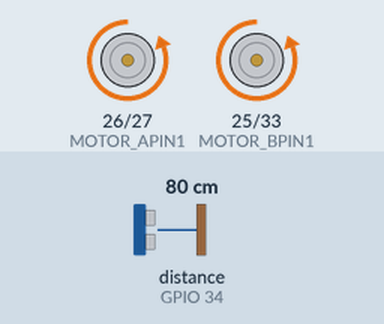
Bench run of a sketch on a simulated ESP32. Parts: motor-driver pin pairs drawn as motors (green arrow = first pin HIGH = forward, orange = second pin HIGH = backward, longer = more drive, scaled by the enable pin). Wiring (inferred from the names in the program): ultrasonic range finder: trigger GPIO 13; echo GPIO 34. Inputs (shaded band) come from the test bench; at power-on: distance to the obstacle (sensor on GPIO 34) 80 cm. The echo pulse lasts 58.3 µs per cm; WiFi joins after 1.5 s; servers stay silent unless stated; what the sketch prints to the serial monitor is not drawn.

Above: at 2.7 s.
2.8 s: distance to the obstacle (sensor on GPIO 34) set to 12 cm
4.3 s: distance to the obstacle (sensor on GPIO 34) set to 9 cm
At 5.3 s:
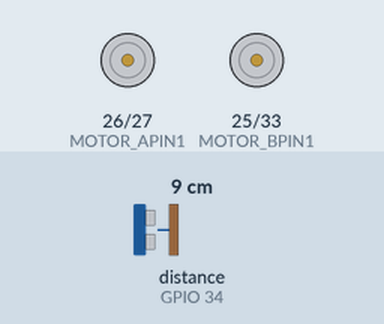
5.8 s: distance to the obstacle (sensor on GPIO 34) set to 18 cm
At 6.8 s:
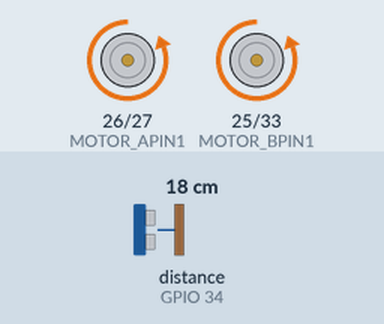
7.6 s: distance to the obstacle (sensor on GPIO 34) set to 2 cm
At 8.6 s:
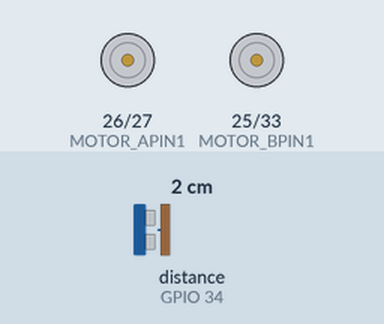
Timing chart, 0 to 10.1 s (numbered marks = the images above; inputs shaded):
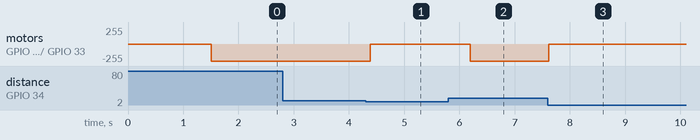

The sketch:

robot.ino
```cpp
#include <WiFi.h>
#include <HTTPClient.h>

#define TRIG_PIN 13
#define ECHO_PIN 34
#define SOUND_SPEED 0.034  // cm/µs
#define MOTOR_APIN1 26
#define MOTOR_APIN2 27
#define MOTOR_BPIN1 25
#define MOTOR_BPIN2 33
#define ENABLE1_PIN 14
#define ENABLE2_PIN 32

// WiFi Credentials
const char* apSSID = "GestureRobotNetwork";
const char* apPassword = "RobotControl123";

// Server URL
const String serverUrl = "http://192.168.4.1";

// Task Handles
TaskHandle_t ultrasonicTaskHandle;
TaskHandle_t flexSensorTaskHandle;

// Global Variables
long duration;
float distanceCm;
HTTPClient http;

void setup() {
  Serial.begin(115200);

  // Motor pins setup
  pinMode(MOTOR_APIN1, OUTPUT);
  pinMode(MOTOR_APIN2, OUTPUT);
  pinMode(MOTOR_BPIN1, OUTPUT);
  pinMode(MOTOR_BPIN2, OUTPUT);
  pinMode(ENABLE1_PIN, OUTPUT);
  pinMode(ENABLE2_PIN, OUTPUT);

  // Ultrasonic sensor pins setup
  pinMode(TRIG_PIN, OUTPUT);
  pinMode(ECHO_PIN, INPUT);

  // Connect to WiFi Access Point
  WiFi.begin(apSSID, apPassword);
  while (WiFi.status() != WL_CONNECTED) {
    delay(500);
    Serial.print(".");
  }
  Serial.println("\nConnected to WiFi!");

  // Create FreeRTOS tasks
  xTaskCreatePinnedToCore(ultrasonicTask, "Ultrasonic Task", 10000, NULL, 1, &ultrasonicTaskHandle, 0); // Higher priority
  xTaskCreatePinnedToCore(flexSensorTask, "Flex Sensor Task", 10000, NULL, 2, &flexSensorTaskHandle, 1); // Lower priority
}

void ultrasonicTask(void* parameter) {
  Serial.println("Ultrasonic Task running...");

  for (;;) {
    // Measure distance using ultrasonic sensor
    digitalWrite(TRIG_PIN, LOW);
    delayMicroseconds(2);
    digitalWrite(TRIG_PIN, HIGH);
    delayMicroseconds(10);
    digitalWrite(TRIG_PIN, LOW);

    duration = pulseIn(ECHO_PIN, HIGH);
    distanceCm = duration * SOUND_SPEED / 2;

    if (distanceCm < 10) {
      // Obstacle detected, stop motors and suspend the flex sensor task
      stopMotors();
      Serial.println("Obstacle detected! Stopping motors.");
      vTaskSuspend(flexSensorTaskHandle);  // Suspend Flex Sensor Task
    } else {
      // No obstacle, resume flex sensor task if suspended
      if (eTaskGetState(flexSensorTaskHandle) == eSuspended) {
        Serial.println("No obstacle, resuming Flex Sensor Task.");
        vTaskResume(flexSensorTaskHandle);  // Resume Flex Sensor Task
      }
      moveForward();  // Move forward if no obstacle
    }

    // Wait for 100ms before checking again
    vTaskDelay(pdMS_TO_TICKS(100));
  }
}

void flexSensorTask(void* parameter) {
  Serial.println("Flex Sensor Task running...");

  for (;;) {
    // Get command from the server
    String command = getCommandFromServer();
    if (!command.isEmpty()) {
      Serial.println(command);
      processCommand(command);
    }

    // Wait for 200ms
    vTaskDelay(pdMS_TO_TICKS(200));
  }
}

String getCommandFromServer() {
  String fullUrl = serverUrl + "/move";
  http.begin(fullUrl);
  int httpResponseCode = http.GET();
  String command = "";

  if (httpResponseCode > 0) {
    command = http.getString();
  }
  http.end();

  return command;
}

void processCommand(String command) {
  stopMotors();
  if (command == "FORWARD") {
    moveForward();
  } else if (command == "BACKWARD") {
    moveBackward();
  } else if (command == "LEFT") {
    turnLeft();
  } else if (command == "RIGHT") {
    turnRight();}
  // } else if (command == "STOP") {
  //   Serial.println("yo");
  //   stopMotors();
  // }
}

void moveForward() {
  digitalWrite(ENABLE1_PIN, HIGH);
  digitalWrite(ENABLE2_PIN, HIGH);
  digitalWrite(MOTOR_APIN1, LOW);
  digitalWrite(MOTOR_APIN2, HIGH);
  digitalWrite(MOTOR_BPIN1, LOW);
  digitalWrite(MOTOR_BPIN2, HIGH);
}

void moveBackward() {
  digitalWrite(ENABLE1_PIN, HIGH);
  digitalWrite(ENABLE2_PIN, HIGH);
  digitalWrite(MOTOR_APIN1, HIGH);
  digitalWrite(MOTOR_APIN2, LOW);
  digitalWrite(MOTOR_BPIN1, HIGH);
  digitalWrite(MOTOR_BPIN2, LOW);
}

void turnLeft() {
  digitalWrite(ENABLE1_PIN, HIGH);
  digitalWrite(ENABLE2_PIN, HIGH);
  digitalWrite(MOTOR_APIN1, LOW);
  digitalWrite(MOTOR_APIN2, HIGH);
  digitalWrite(MOTOR_BPIN1, HIGH);
  digitalWrite(MOTOR_BPIN2, LOW);
}

void turnRight() {
  digitalWrite(ENABLE1_PIN, HIGH);
  digitalWrite(ENABLE2_PIN, HIGH);
  digitalWrite(MOTOR_APIN1, HIGH);
  digitalWrite(MOTOR_APIN2, LOW);
  digitalWrite(MOTOR_BPIN1, LOW);
  digitalWrite(MOTOR_BPIN2, HIGH);
}

void stopMotors() {
  digitalWrite(ENABLE1_PIN, HIGH);
  digitalWrite(ENABLE2_PIN, HIGH);
  digitalWrite(MOTOR_APIN1, LOW);
  digitalWrite(MOTOR_APIN2, LOW);
  digitalWrite(MOTOR_BPIN1, LOW);
  digitalWrite(MOTOR_BPIN2, LOW);
  delay(500);
}

void loop() {
  // Empty because FreeRTOS manages the tasks
}
```

Measured:
- the behaviour switches between 11 and 10 cm on distance to the obstacle (sensor on GPIO 34) (found by bisection; images 0 and 1)
- after the input at 2.8 s, every drawn part: stays the same
- after the input at 4.3 s, motor on GPIO 26 (MOTOR_APIN1) / GPIO 27 (MOTOR_APIN2), motor on GPIO 25 (MOTOR_BPIN1) / GPIO 33 (MOTOR_BPIN2): backward 255/255 → stopped after 0.09 s
- after the input at 5.8 s, motor on GPIO 26 (MOTOR_APIN1) / GPIO 27 (MOTOR_APIN2), motor on GPIO 25 (MOTOR_BPIN1) / GPIO 33 (MOTOR_BPIN2): stopped → backward 255/255 after 0.39 s
- after the input at 7.6 s, motor on GPIO 26 (MOTOR_APIN1) / GPIO 27 (MOTOR_APIN2), motor on GPIO 25 (MOTOR_BPIN1) / GPIO 33 (MOTOR_BPIN2): backward 255/255 → stopped at once
